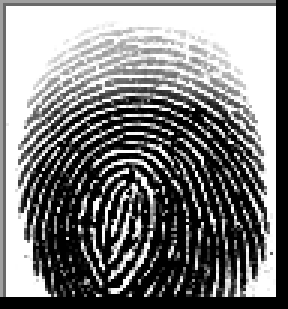
#> input picture database/0 (1).BMP, 96 x 103 px (shown 3 times larger); its folder holds only this picture in this run
$ python Finger_match.py --image 'database/0 (1).BMP'
#> lines starting #> are read from the running program, lines starting #| are printed output that depends on the picture; long printed decimals are rounded
# Import computer vision library (cv2)
import re
import cv2
import os
import argparse
import time

try:
    # construct the argument parser and parse the arguments
    ap = argparse.ArgumentParser()
    ap.add_argument("-i", "--image", required = True, help = "Path to the image")
    args = vars(ap.parse_args())

    # Tạo biến chứa ảnh nguồn đầu vào
    source_image = cv2.imread(args["image"])
#> source_image is the input picture: shape (103, 96, 3); min 0, max 255, mean 125.1
    score = 0
    file_name = None
    image = None
    # kp1 = source image, kp2 = target image, mp = match points
    kp1, kp2, mp = None, None, None
    keypoints = 0

    start_time = time.time()

    # Vòng lặp lấy tất cả ảnh trong thư mục database
    for file in [file for file in os.listdir("database")][:]:
        # Đọc từng ảnh đã lấy
        target_image = cv2.imread("./database/" + file)

        # SIFT (Scale-invariant feature transform) - phương pháp trích chọn đặc trưng
        sift = cv2.SIFT.create()
        # get the key points and description from the source image
        kp1, des1 = sift.detectAndCompute(source_image, None)
#> kp1 = 48 keypoints; strongest (x, y, size): (43, 85, 1.9), (88, 95, 6), (43, 88, 1.9), (90, 66, 3.3)
        # get the key points and description form the target image
        kp2, des2 = sift.detectAndCompute(target_image, None)
#> kp2 has the same summary as kp1
        # get matches for both source and target image descriptors
        matches = cv2.FlannBasedMatcher(dict(algorithm = 1, trees = 10), dict()).knnMatch(des1, des2, k = 2)
#> matches = 48 matches

        mp = []
        # create a loop for 2 variables p and q
        for p, q in matches:
            if p.distance < 0.1 * q.distance:
                # append the p variable in matches to mp list
                mp.append(p)

                if len(kp1) <= len(kp2):
                    keypoints = len(kp1)
                else:
                    keypoints = len(kp2)

                if len(mp) / keypoints * 100 > score:
                    score = len(mp) / keypoints * 100
                    print('The best match: ' + file)
                    # print('The score: ' + str(score))
                    result = cv2.drawMatches(source_image, kp1, target_image, kp2, mp, None)
                    result = cv2.resize(result, None, fx = 2.5, fy = 2.5)
                    cv2.imshow("Result", result)

                    end_time = time.time()
                    elapsed_time = end_time - start_time
                    print ("Elapsed time: {0}".format(elapsed_time) + " [sec]")

                    cv2.waitKey(0)
                    cv2.destroyAllWindows()
                    break;
#> this loop made 1 pass
#> (keypoints, score, elapsed_time) on pass 1: (48, 2.08, 0.0198)
#| The best match: 0 (1).BMP
#| Elapsed time: 0.01985 [sec]
#> pass 1, `result = cv2.drawMatches(source_image, kp1, target_image, kp2, mp, None)`:
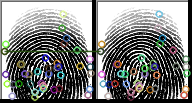
#> result: shape (103, 192, 3); mean B, G, R 125.7, 127, 126
#> pass 1, `result = cv2.resize(result, None, fx = 2.5, fy = 2.5)`:
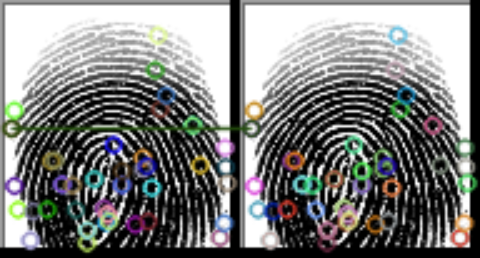
#> result: shape (258, 480, 3); mean B, G, R 125.4, 126.7, 125.7
#> after the loop, elapsed_time = 0.0198; end_time = 1.8e+09; mp = 1 matches; score = 2.08

    if keypoints == 0:
        print('Not match!')
except:
    print ("Error!")

$ run again, on database/0 (3).BMP
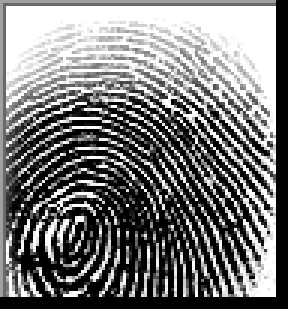
#> input picture database/0 (3).BMP, 96 x 103 px (shown 3 times larger)
#> source_image is the input picture: shape (103, 96, 3); min 0, max 255, mean 121.3
#> kp1 = 32 keypoints; strongest (x, y, size): (32, 92, 1.8), (91, 67, 2), (88, 95, 5.4), (90, 74, 2.2)
#> kp2 has the same summary as kp1
#> matches = 32 matches
#> the loop `for p, q in matches:` made 1 pass
#> (keypoints, score, elapsed_time) on pass 1: (32, 3.12, 0.0197)
#> (printed output is left out)
#> pass 1, `result = cv2.drawMatches(source_image, kp1, target_image, kp2, mp, None)`:
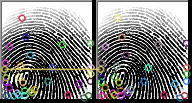
#> result: shape (103, 192, 3); mean B, G, R 123.4, 124.1, 124.8
#> pass 1, `result = cv2.resize(result, None, fx = 2.5, fy = 2.5)`:
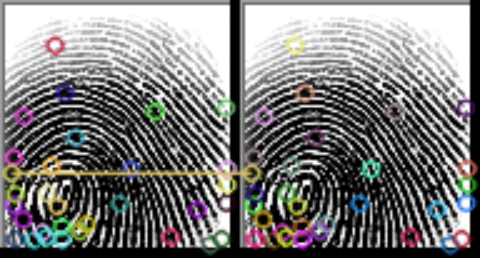
#> result: shape (258, 480, 3); mean B, G, R 123.1, 123.8, 124.5
#> after the loop `for p, q in matches:`: elapsed_time = 0.0197; end_time = 1.8e+09; mp = 1 matches; score = 3.12

$ run again, on database/0 (3).tif
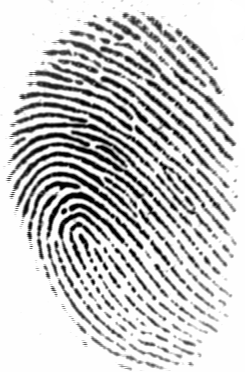
#> input picture database/0 (3).tif, 245 x 372 px
#> source_image is the input picture: shape (372, 245, 3); min 1, max 255, mean 201.2
#> kp1 = 1574 keypoints; strongest (x, y, size): (64, 211, 3.3), (95, 268, 2.9), (100, 276, 2.8), (117, 250, 3.2)
#> kp2 has the same summary as kp1
#> matches = 1574 matches
#> the loop `for p, q in matches:` made 1 pass
#> (keypoints, score, elapsed_time) on pass 1: (1574, 0.0635, 0.259)
#> (printed output is left out)
#> pass 1, `result = cv2.drawMatches(source_image, kp1, target_image, kp2, mp, None)`:
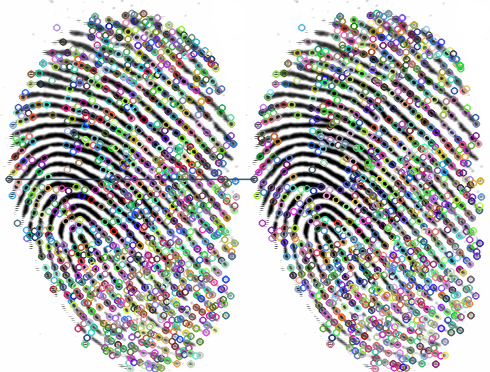
#> result: shape (372, 490, 3); mean B, G, R 187, 186.8, 186.5
#> pass 1, `result = cv2.resize(result, None, fx = 2.5, fy = 2.5)`:
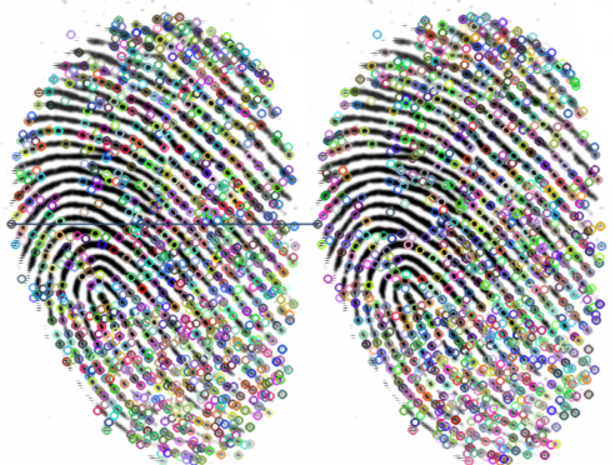
#> result: shape (930, 1225, 3) (shown at 1/2 size); mean B, G, R 187, 186.7, 186.4
#> after the loop `for p, q in matches:`: elapsed_time = 0.259; end_time = 1.8e+09; mp = 1 matches; score = 0.0635

$ run again, on database/0 (4).BMP
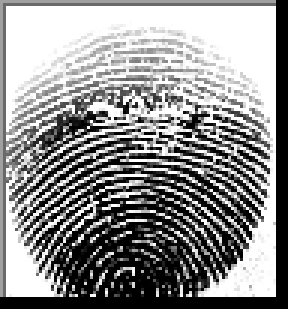
#> input picture database/0 (4).BMP, 96 x 103 px (shown 3 times larger)
#> source_image is the input picture: shape (103, 96, 3); min 0, max 255, mean 143.3
#> kp1 = 42 keypoints; strongest (x, y, size): (90, 59, 2.2), (31, 36, 2.3), (14, 96, 5.2), (33, 71, 2)
#> kp2 has the same summary as kp1
#> matches = 42 matches
#> the loop `for p, q in matches:` made 1 pass
#> (keypoints, score, elapsed_time) on pass 1: (42, 2.38, 0.0204)
#> (printed output is left out)
#> pass 1, `result = cv2.drawMatches(source_image, kp1, target_image, kp2, mp, None)`:
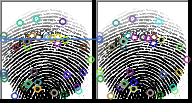
#> result: shape (103, 192, 3); mean B, G, R 143.5, 143.5, 141.4
#> pass 1, `result = cv2.resize(result, None, fx = 2.5, fy = 2.5)`:
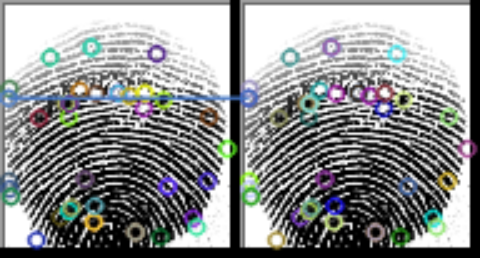
#> result: shape (258, 480, 3); mean B, G, R 143.1, 143.1, 141
#> after the loop `for p, q in matches:`: elapsed_time = 0.0204; end_time = 1.8e+09; mp = 1 matches; score = 2.38

$ run again, on database/0 (1).tif
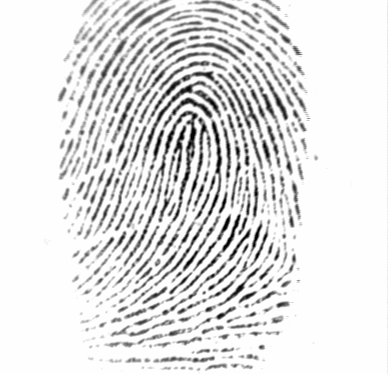
#> input picture database/0 (1).tif, 388 x 374 px
#> source_image is the input picture: shape (374, 388, 3); min 1, max 254, mean 226.3
#> kp1 = 2243 keypoints; strongest (x, y, size): (220, 316, 4), (240, 288, 4.2), (211, 287, 3.1), (225, 247, 3.5)
#> kp2 has the same summary as kp1
#> matches = 2243 matches
#> the loop `for p, q in matches:` made 1 pass
#> (keypoints, score, elapsed_time) on pass 1: (2243, 0.0446, 0.32)
#> (printed output is left out)
#> pass 1, `result = cv2.drawMatches(source_image, kp1, target_image, kp2, mp, None)`:
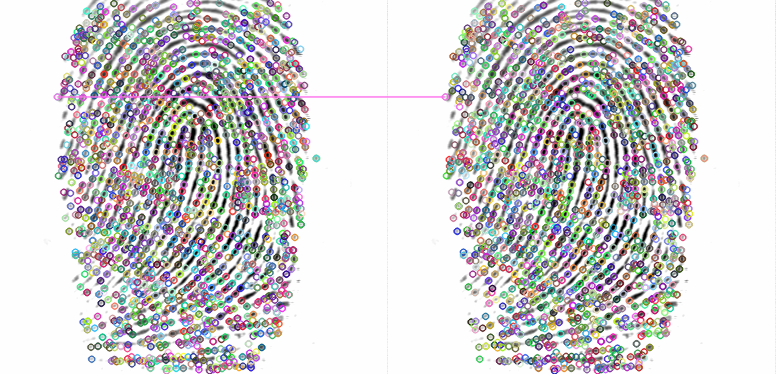
#> result: shape (374, 776, 3); mean B, G, R 208.4, 207.3, 208.6
#> pass 1, `result = cv2.resize(result, None, fx = 2.5, fy = 2.5)`:
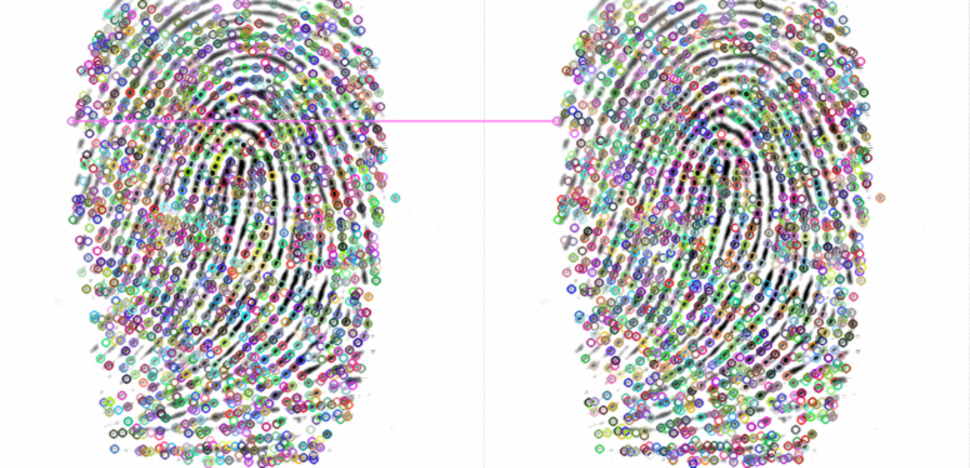
#> result: shape (935, 1940, 3) (shown at 1/2 size); mean B, G, R 208.4, 207.3, 208.5
#> after the loop `for p, q in matches:`: elapsed_time = 0.32; end_time = 1.8e+09; mp = 1 matches; score = 0.0446
